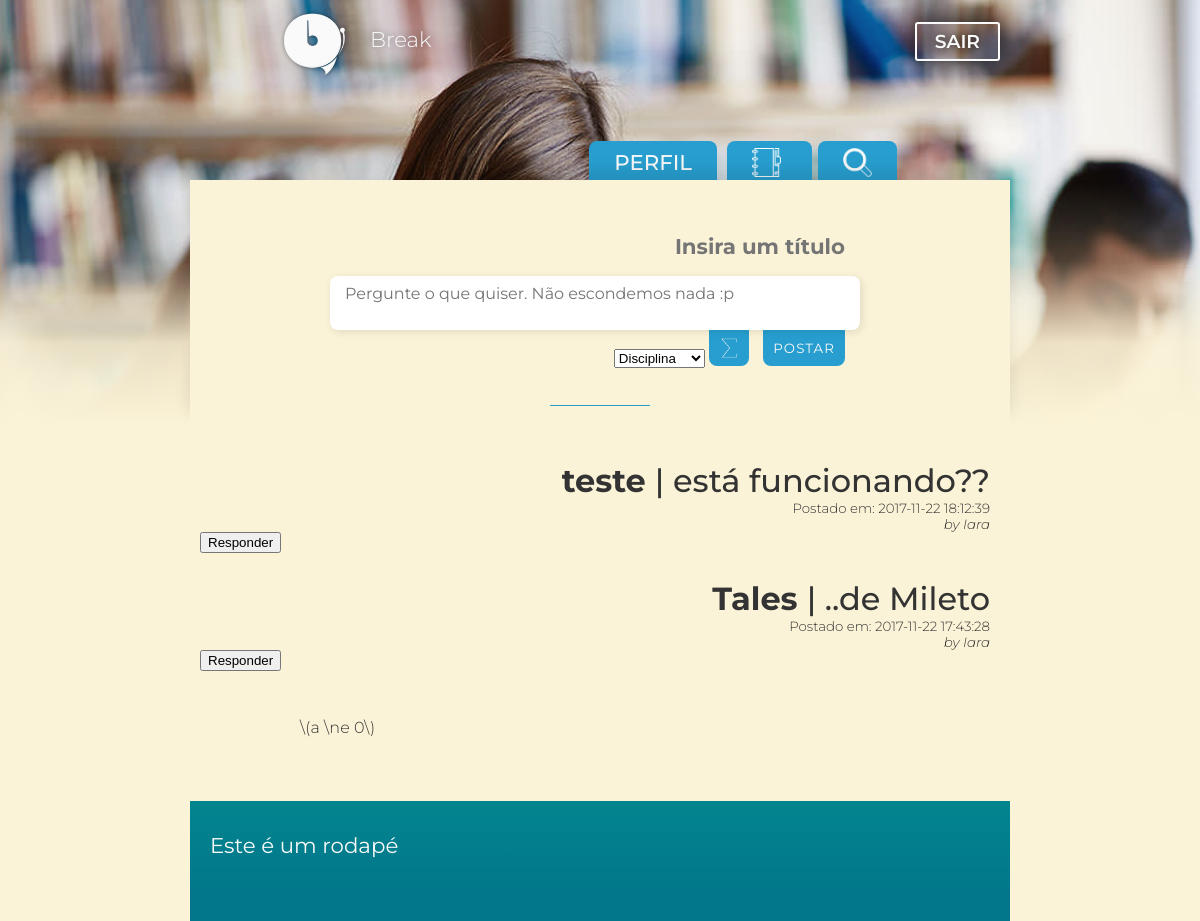
Before: /index.php (signed in) with the older database file.
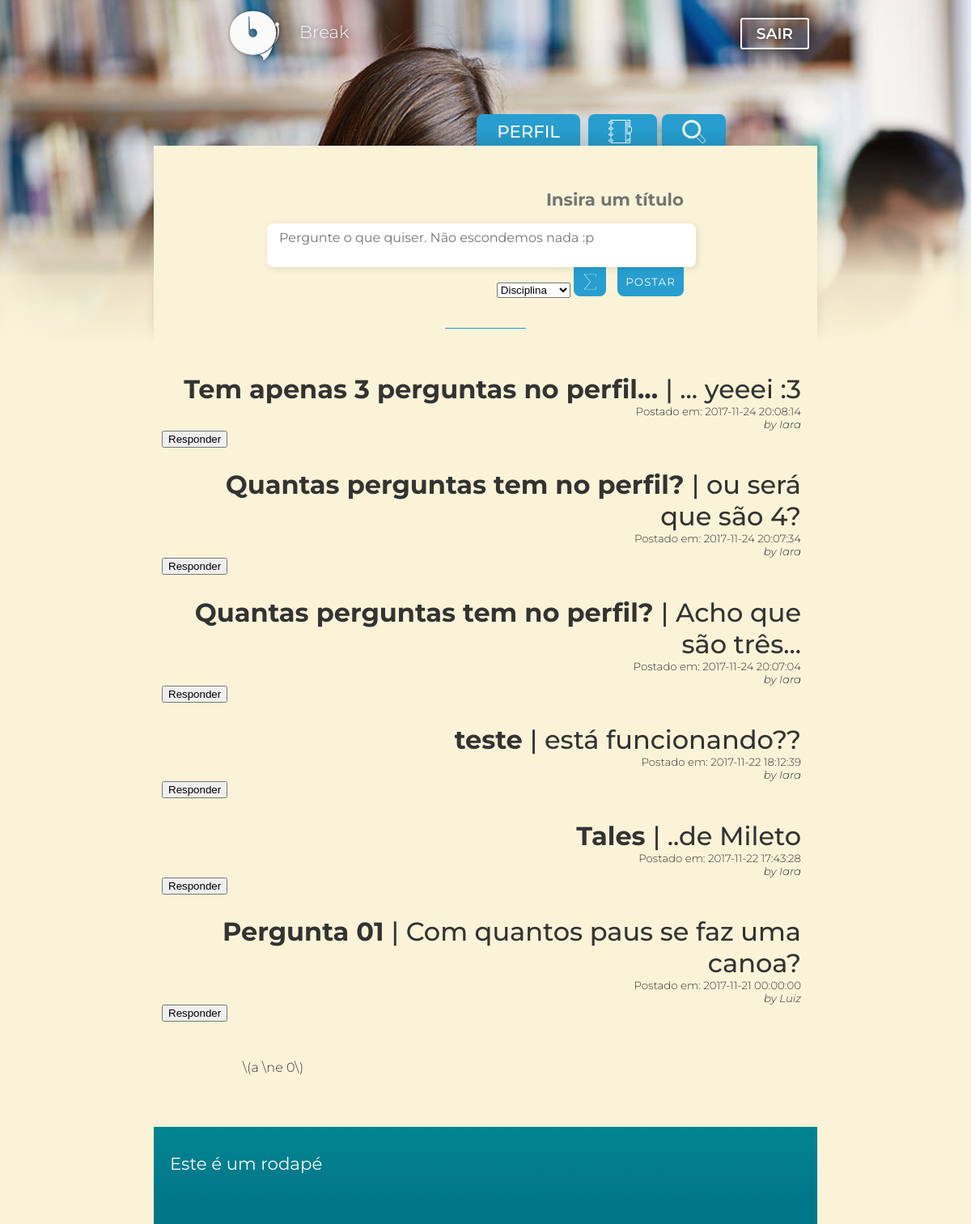
After: the same page with the newer database file.
### tables this page shows
CREATE TABLE `pergunta` (
  `idpergunta` int(11) NOT NULL,
  `prg_titulo` varchar(50) NOT NULL,
  `prg_descricao` text,
  `prg_respondida` tinyint(1) NOT NULL DEFAULT '0',
  `prg_registro` datetime NOT NULL DEFAULT CURRENT_TIMESTAMP,
  `fk_disciplina` int(11) NOT NULL,
  `fk_usuario` int(11) NOT NULL
);

CREATE TABLE `usuario` (
  `idusuario` int(11) NOT NULL,
  `nome_user` varchar(45) NOT NULL,
  `sobrenome_user` varchar(45) NOT NULL,
  `email` varchar(45) DEFAULT NULL,
  `login` varchar(45) DEFAULT NULL,
  `senha` varchar(45) DEFAULT NULL,
  `sexo` char(1) DEFAULT NULL,
  `dataNasc` date DEFAULT NULL,
  `escolaridade` text,
  `instituicao` varchar(200) DEFAULT NULL,
  `fk_tipo_user` int(11) NOT NULL
);

### dao-pergunta.php (called while the page is built, shortened)
<?php
function listaPergunta($conexao)
{
    $perguntas = array();
    $resultado = mysqli_query($conexao, "SELECT p.*, d.disc_nome, u.nome_user
                                        FROM disciplina AS d
                                        JOIN pergunta AS p ON p.fk_disciplina = d.iddisciplina
                                        JOIN usuario AS u ON u.idusuario = p.fk_usuario
                                        ORDER BY (p.prg_registro) desc;");
    while ($pergunta = mysqli_fetch_assoc($resultado))
    {
        array_push($perguntas, $pergunta);
    }
    return $perguntas;
}

### index.php (the view, shortened to what this page needs)
<?php
	require 'header.php';
?>
	<link rel="stylesheet" type="text/css" href="css/feed.css">
</head>
<body onload="loading();">
	<?php
		include 'essencials/top.php';
	?>
	<div class="main">
	<?php include 'tabs.php'; ?>
		<div id="grad">
			<div id="header_main">
				<div id="header_space2">
					<form id="postar" action="adiciona-pergunta.php" method="post">
						<div class="post_area">
							<textarea id="title_perg" onkeyup="ajustarTamanho(this)" placeholder="Insira um título" name="title_perg" required></textarea>
							<textarea onkeyup="ajustarTamanho(this)" placeholder="Pergunte o que quiser. Não escondemos nada :p" name="pergunta" required></textarea>
							<div id="post_btns">
								<select class="" name="id_disciplina" required>
										<option value="">Disciplina</option>
								</select>
								<button type="button" id="btn_opt" onclick="show_tools()">
										<img id="btn_opt_img" src="img/sum_icon.png" alt="+-*:" title="Usar símbolos Matemáticos">
								</button>
								<input type="submit" value="POSTAR" id="btn_posta"/>
							</div>
						</div>
					</form>
				</div>
				<hr>
			</div>
		</div>
		<div class="back_main">
			<?php	include("feed.php"); ?>
			<div id="content">
				<div id="text_content">
					<p> \(a \ne 0\)</p>
				</div>
			</div>
		</div>
	</div>
	<div class="back_rodape">
		<div id="rodape">
			<h3> Este é um rodapé </h3>
		</div>
	</div>
</body>
</html>

### feed.php (shortened to what this page needs)
<?php
require 'dao-pergunta.php';
$perguntas = listaPergunta($conexao);
?>
<div id="header">
  <?php
  foreach ($perguntas as $pergunta) :
   ?>
  <h2><strong><?= $pergunta['prg_titulo']?> </strong>| <?=$pergunta['prg_descricao']?></h2>
    <p class="header_space2">Postado em: <time><?=$pergunta['prg_registro']?></time></p>
    <p class="header_space2"><i>by <?=$pergunta['nome_user']?></i></p>
    <form action="pergunta-detalhe.php" method="post">
      <button>Responder</button>
    </form>
  <?php
    endforeach
   ?>
</div>

Changed rows visible on the page:
added pergunta: prg_titulo "Tem apenas 3 perguntas no perfil...", prg_descricao "... yeeei :3", prg_registro "2017-11-24 20:08:14", fk_usuario.nome_user "Iara"
added pergunta: prg_titulo "Quantas perguntas tem no perfil?", prg_descricao "ou será que são 4?", prg_registro "2017-11-24 20:07:34", fk_usuario.nome_user "Iara"
added pergunta: prg_titulo "Quantas perguntas tem no perfil?", prg_descricao "Acho que são três...", prg_registro "2017-11-24 20:07:04", fk_usuario.nome_user "Iara"
now on this page (row edited): pergunta: prg_titulo "Pergunta 01", prg_descricao "Com quantos paus se faz uma canoa?", prg_registro "2017-11-21 00:00:00", fk_usuario.nome_user "Luiz"
